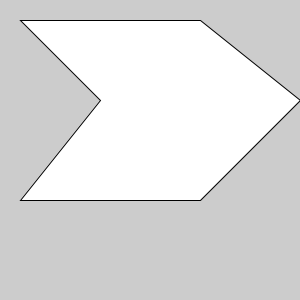
Frame 1 (no input)
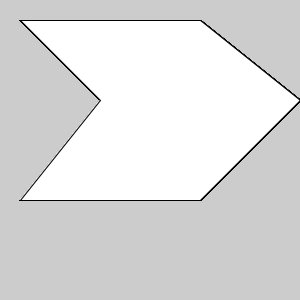
Frame 60 (the mouse pressed at the canvas centre just before this capture)
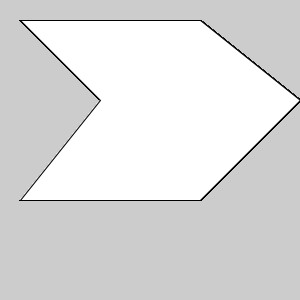
Frame 120 (the mouse held since frame 60 and released just before this capture)

The Processing sketch that drew these frames (run headless with seeded random() and noise(); from frame 60 on, the mouse is pressed at the canvas centre):

// Processing sketch: arbitrary_shapes
// ── arbitrary_shapes.pde
void setup() {
  size(300, 300);
}

void draw(){
  beginShape();
  vertex(20, 20);
  vertex(200, 20);
  vertex(300, 100);
  vertex(200, 200);
  vertex(20, 200);
  vertex(100, 100);
  endShape(CLOSE);  
  
}
